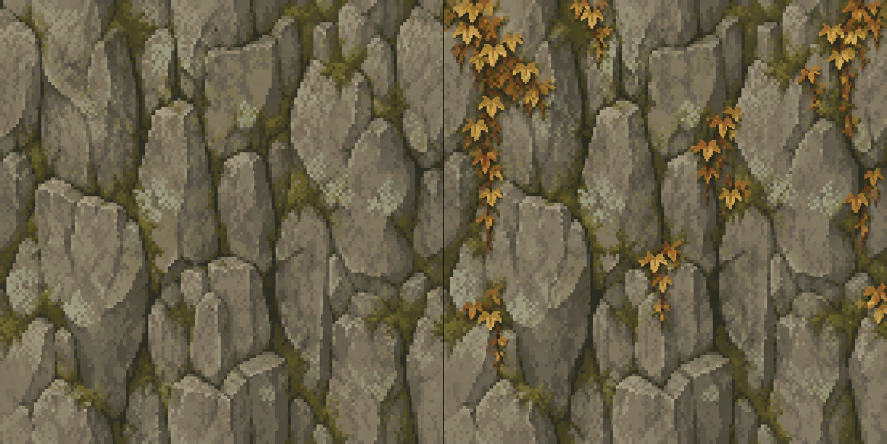
#> input picture examples/autumn-crossing/art/cliff-source.png, 1774 x 887 px (shown at 1/2 size)
$ python prepare-cliff.py
#> lines starting #> are read from the running program, lines starting #| are printed output that depends on the picture
"""Prepare the generated orthographic rock face; no replacement pixels painted."""
from pathlib import Path
from PIL import Image
import hashlib, json

root = Path(__file__).resolve().parent
source = root / 'cliff-source.png'
image = Image.open(source).convert('RGB')
#> image is the input picture: PIL image 1774x887 RGB; mean R, G, B 105.6, 97.2, 73.9
# Omit the central dividing line and use the plain material for shared banks.
crop = (8, 8, image.width // 2 - 8, image.height - 8)
#> crop = (8, 8, 879, 879)
face = image.crop(crop).resize((64, 64), Image.Resampling.BOX)
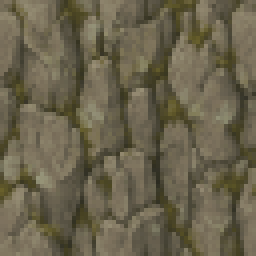
#> face: PIL image 64x64 RGB (shown 4 times larger); mean R, G, B 105.4, 98.2, 76.3
face.save(root / 'cliff-material.png')
atlas = Image.new('RGB', (128, 64))
#> atlas: PIL image 128x64 RGB; every value is 0
for phase in range(4):
    x0 = crop[0] + (crop[2] - crop[0]) * phase // 4
    x1 = crop[0] + (crop[2] - crop[0]) * (phase + 1) // 4
    patch = image.crop((x0, crop[1], x1, crop[3])).resize((32, 64), Image.Resampling.BOX)
    atlas.paste(patch, (phase * 32, 0))
#> this loop made 4 passes
#> pass 1, `patch = image.crop((x0, crop[1], x1, crop[3])).resize((32, 64), Image...`:
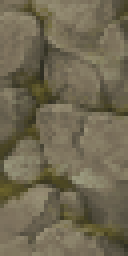
#> patch: PIL image 32x64 RGB (shown 4 times larger); mean R, G, B 112, 104.2, 81.8
#> pass 2, `patch = image.crop((x0, crop[1], x1, crop[3])).resize((32, 64), Image...`:
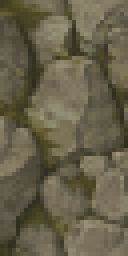
#> patch: PIL image 32x64 RGB (shown 4 times larger); mean R, G, B 103, 96.2, 74.2
#> pass 3, `patch = image.crop((x0, crop[1], x1, crop[3])).resize((32, 64), Image...`:
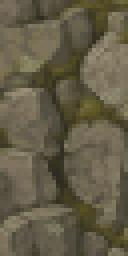
#> patch: PIL image 32x64 RGB (shown 4 times larger); mean R, G, B 100.1, 93.4, 71.9
#> after the loop:
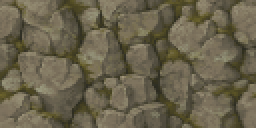
#> atlas: PIL image 128x64 RGB (shown 2 times larger); mean R, G, B 105.5, 98.3, 76.3
#> after the loop:
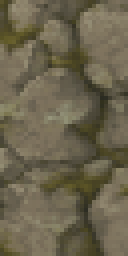
#> patch: PIL image 32x64 RGB (shown 4 times larger); mean R, G, B 106.9, 99.4, 77.3
atlas.save(root / 'cliff-atlas.png')
(root / 'cliff-recipe.json').write_text(json.dumps({
    'source': source.name, 'sha256': hashlib.sha256(source.read_bytes()).hexdigest(),
    'crop': crop, 'size': [64, 64], 'filter': 'BOX',
    'phaseAtlas': {'size': [128, 64], 'frames': 4, 'frameSize': [32, 64],
                   'selection': '(c + r) modulo4; source horizontal quarters preserve broader rock masses'},
    'role': 'Vertical side material on raised dry terrain; collision comes from tile elevation.',
    'limits': ['The crop is not proven seamless; repeated cracks remain possible.']
}, indent=2) + '\n')
